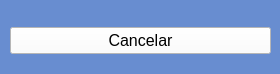
<?xml version="1.0" encoding="UTF-8"?>
<ui version="4.0">
 <class>MainWindow</class>
 <widget class="QMainWindow" name="MainWindow">
  <property name="enabled">
   <bool>true</bool>
  </property>
  <property name="geometry">
   <rect>
    <x>0</x>
    <y>0</y>
    <width>280</width>
    <height>74</height>
   </rect>
  </property>
  <property name="minimumSize">
   <size>
    <width>280</width>
    <height>74</height>
   </size>
  </property>
  <property name="maximumSize">
   <size>
    <width>280</width>
    <height>74</height>
   </size>
  </property>
  <property name="windowTitle">
   <string>Controle Windows</string>
  </property>
  <property name="windowIcon">
   <iconset>
    <normaloff>systemshutdown_103390.ico</normaloff>systemshutdown_103390.ico</iconset>
  </property>
  <property name="styleSheet">
   <string notr="true">background-color: rgb(104, 141, 208);</string>
  </property>
  <widget class="QWidget" name="centralwidget">
   <widget class="QWidget" name="layoutWidget">
    <property name="geometry">
     <rect>
      <x>10</x>
      <y>20</y>
      <width>261</width>
      <height>41</height>
     </rect>
    </property>
    <layout class="QVBoxLayout" name="verticalLayout">
     <item>
      <widget class="QPushButton" name="pushButton_3">
       <property name="font">
        <font>
         <family>Arial</family>
         <pointsize>12</pointsize>
        </font>
       </property>
       <property name="styleSheet">
        <string notr="true">background-color: rgb(255, 255, 255);</string>
       </property>
       <property name="text">
        <string>Cancelar</string>
       </property>
      </widget>
     </item>
    </layout>
   </widget>
  </widget>
 </widget>
 <resources/>
 <connections/>
</ui>
